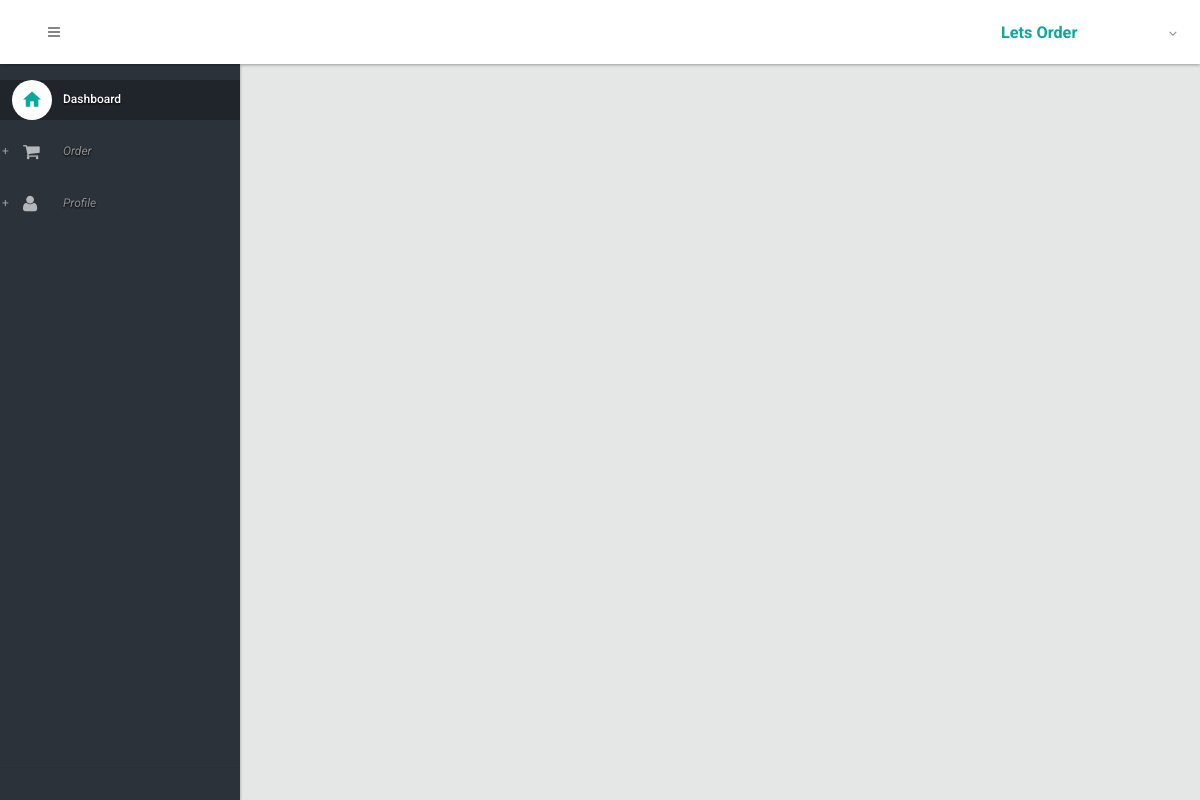
The page /order/2/ (signed in) on the database as committed earlier.
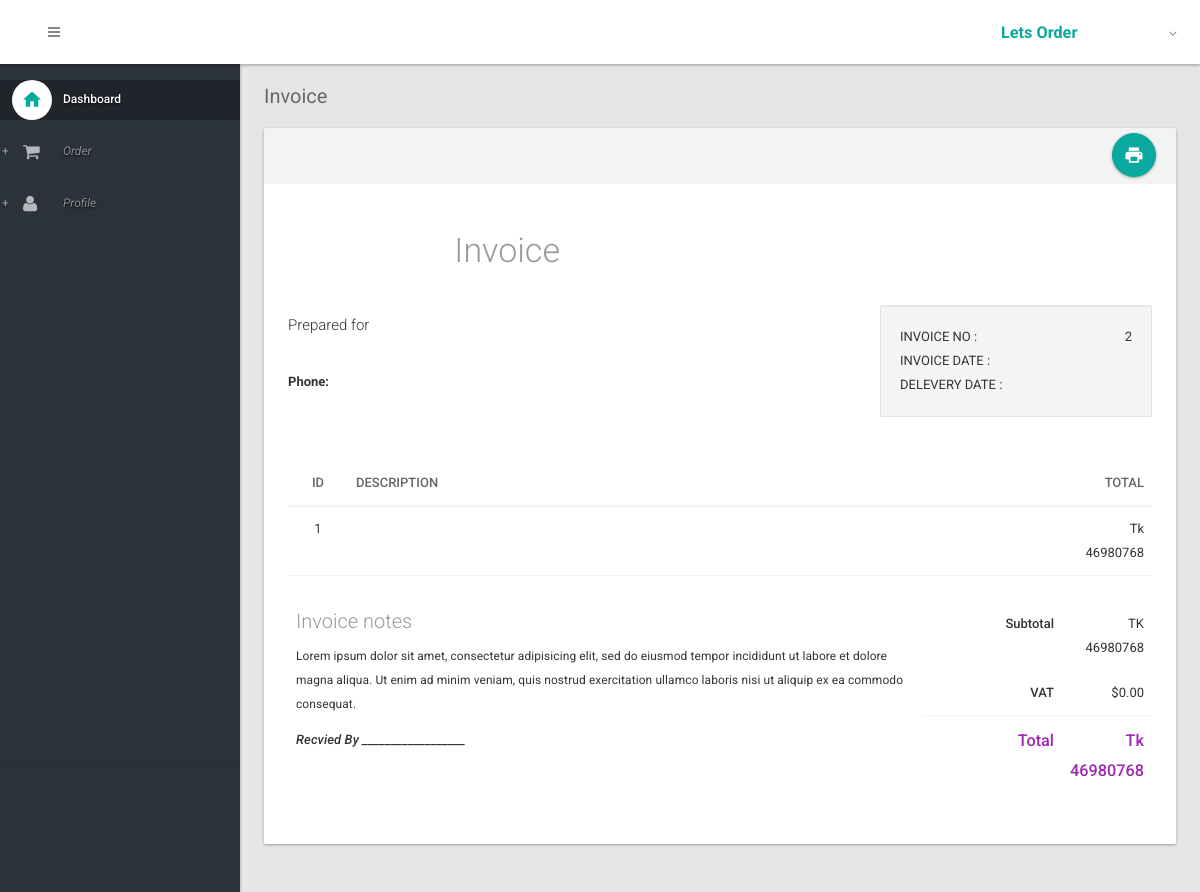
The same page on the database as committed later.
### orders/models.py (models this page shows)
class OrderItems1 (models.Model):
    dept_name=models.CharField(max_length=20);
    app_name= models.CharField(max_length=20);
    function = models.CharField(max_length=10);
    vCPU= models.IntegerField();
    RAM=models.IntegerField();
    storage = models.IntegerField();
    amount= models.IntegerField();
    order_status = models.CharField(max_length=50);
    dr = models.CharField(max_length=20);
    os = models.CharField(max_length=20);
    db = models.CharField(max_length=20);

### orders/views.py (the view)
# urls.py: url(r'^order/(?P<order_id>\d+)/$', my_order.show, name='show'),
@login_required
def show(request, order_id):
    order = OrderItems1.objects.filter(id=order_id)
    return render(request, 'show.html', {'order': order})

### orders/templates/show.html (shortened to what this page needs)
{% extends 'layout.html' %}
{% load staticfiles %}
{% block body %}
            {% for order in order %}
                <section>
                    <div class="section-header">
						<ol class="breadcrumb">
							<li class="active">Invoice</li>
						</ol>
					</div>
					<div class="section-body">
                        <div class="row">
							<div class="col-lg-12">
								<div class="card card-printable style-default-light">
									<div class="card-head">
										<div class="tools">
											<div class="btn-group">
												<a class="btn btn-floating-action btn-primary" href="javascript:void(0);" onclick="javascript:window.print();"><i class="md md-print"></i></a>
											</div>
										</div>
									</div>
									<div class="card-body style-default-bright" id="print">
										<div class="row">
											<div class="col-xs-4 text-right">
												<h1 class="text-light text-default-light">Invoice</h1>
											</div>
										</div>
										<br/>
										<div class="row">
											<div class="col-xs-8">
												<h4 class="text-light">Prepared for</h4>
												<address>
													<strong>{{ order.name }}</strong><br>
													<b>Phone:</b> {{ order.phone }}
												</address>
											</div>
											<div class="col-xs-4">
												<div class="well">
													<div class="clearfix">
														<div class="pull-left"> INVOICE NO : </div>
														<div class="pull-right"> {{ order.id }} </div>
													</div>
													<div class="clearfix">
														<div class="pull-left"> INVOICE DATE : </div>
													</div>
													<div class="clearfix">
														<div class="pull-left"> DELEVERY DATE : </div>
													</div>
												</div>
											</div>
										</div>
										<br/>
										<div class="row">
											<div class="col-md-12">
												<table class="table">
													<thead>
														<tr>
															<th style="width:60px" class="text-center">ID</th>
															<th class="text-left">DESCRIPTION</th>
															<th style="width:140px" class="text-right"></th>
															<th style="width:90px" class="text-right">TOTAL</th>
														</tr>
													</thead>
													<tbody>
														<tr>
															<td class="text-center">1</td>
															<td>{{ order.product_id }}</td>
															<td class="text-right"></td>
															<td class="text-right">Tk {{ order.amount }}</td>
														</tr>
														<tr>
															<td colspan="2" rowspan="4">
																<h3 class="text-light opacity-50">Invoice notes</h3>
																<p><small>Lorem ipsum dolor sit amet, consectetur adipisicing elit, sed do eiusmod tempor incididunt ut labore et dolore magna aliqua. Ut enim ad minim veniam, quis nostrud exercitation ullamco laboris nisi ut aliquip ex ea commodo consequat.</small></p>
																<p><strong><em>Recvied By __________________</em></strong></p>
															</td>
															<td class="text-right"><strong>Subtotal</strong></td>
															<td class="text-right">TK {{ order.amount }}</td>
														</tr>
														<tr>
															<td class="text-right hidden-border"><strong>VAT</strong></td>
															<td class="text-right hidden-border">$0.00</td>
														</tr>
														<tr>
															<td class="text-right"><strong class="text-lg text-accent">Total</strong></td>
															<td class="text-right"><strong class="text-lg text-accent">Tk {{ order.amount }}</strong></td>
														</tr>
													</tbody>
												</table>
											</div>
										</div>
									</div>
								</div>
							</div>
						</div>
					</div>
                </section>
            {% endfor %}
{% endblock %}

Rows that differ between the two databases and show on the page:
added OrderItems1: id "2", amount "46980768"
